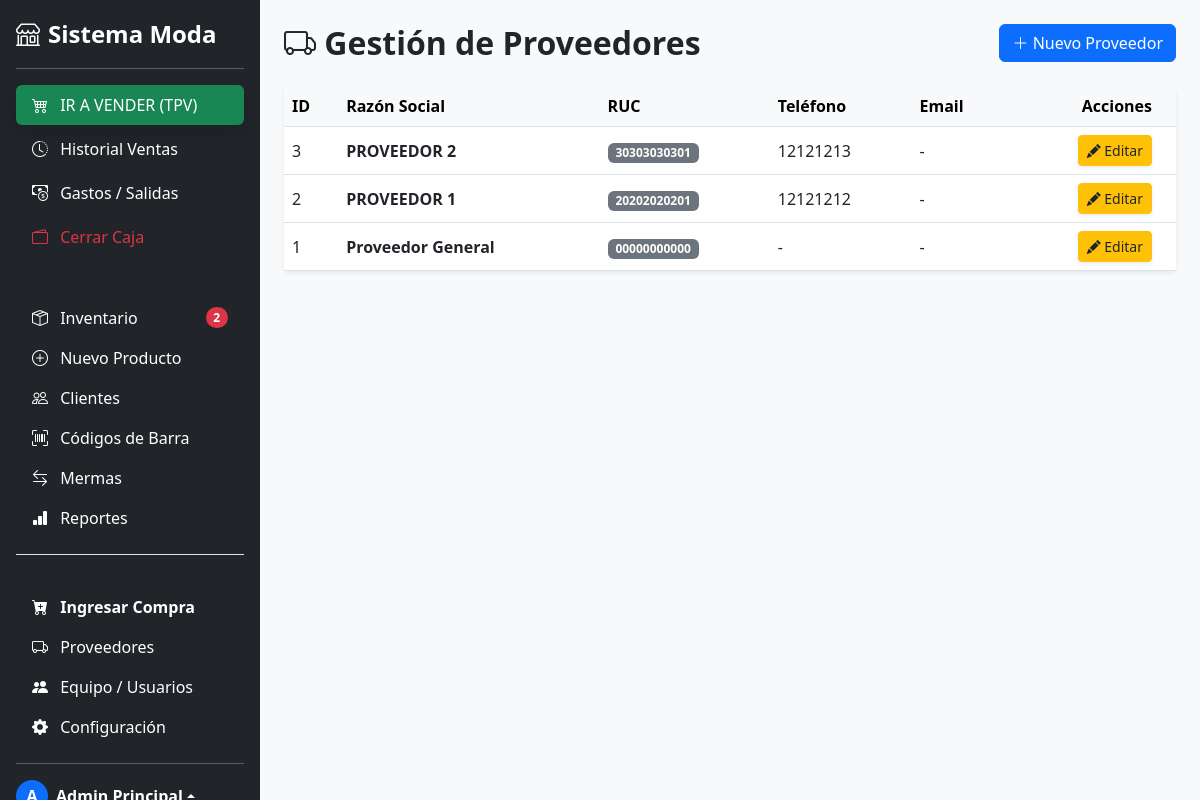
Page /proveedor/index (signed in) on the committed database.
### tables this page shows
CREATE TABLE IF NOT EXISTS `proveedores` (
  `id` int NOT NULL AUTO_INCREMENT,
  `ruc` varchar(20) DEFAULT NULL,
  `razon_social` varchar(150) NOT NULL,
  `telefono` varchar(20) DEFAULT NULL,
  `correo` varchar(100) DEFAULT NULL,
  `direccion` text,
  `activo` tinyint(1) DEFAULT '1',
  `fecha_registro` datetime DEFAULT CURRENT_TIMESTAMP,
  PRIMARY KEY (`id`),
  UNIQUE KEY `ruc` (`ruc`)
);

### app/controllers/ProveedorController.php (called while the page is built, shortened)
<?php
require_once '../app/models/Proveedor.php';
class ProveedorController {
    public function index() {
        $proveedorModel = new Proveedor();
        $proveedores = $proveedorModel->listar();
        require_once '../app/views/proveedores/index.php';
    }
}

### app/models/Proveedor.php (called while the page is built, shortened)
<?php
require_once '../app/core/Database.php';
class Proveedor {
    private $conn;
    public function __construct() {
        $db = new Database();
        $this->conn = $db->getConnection();
    }
    public function listar() {
        $sql = "SELECT * FROM proveedores ORDER BY id DESC";
        $stmt = $this->conn->prepare($sql);
        $stmt->execute();
        return $stmt->fetchAll(PDO::FETCH_ASSOC);
    }
}

### app/core/Database.php (called while the page is built, shortened)
<?php
class Database {
    private $host;
    private $db_name;
    private $username;
    private $password;
    public function __construct() {
        $this->host     = getenv('DB_HOST')     ?: 'localhost';
        $this->db_name  = getenv('DB_NAME')     ?: 'sistema_moda';
        $this->username = getenv('DB_USER')     ?: 'root';
        $this->password = getenv('DB_PASS')     ?: '';
    }
    public function getConnection() {
        $this->conn = null;
        try {
            $this->conn = new PDO(
                "mysql:host=" . $this->host . ";dbname=" . $this->db_name . ";charset=utf8mb4",
                $this->username,
                $this->password
            );
            $this->conn->exec("set names utf8mb4");
            $this->conn->setAttribute(PDO::ATTR_ERRMODE, PDO::ERRMODE_EXCEPTION);
            $this->conn->setAttribute(PDO::ATTR_DEFAULT_FETCH_MODE, PDO::FETCH_ASSOC);
        } catch(PDOException $exception) {
            echo "Error de conexión: " . $exception->getMessage();
        }
        return $this->conn;
    }
}

### app/views/proveedores/index.php (the view, shortened to what this page needs)
<!DOCTYPE html>
<html lang="es">
<head>
    <link href="https://cdn.jsdelivr.net/npm/bootstrap@5.3.0/dist/css/bootstrap.min.css" rel="stylesheet">
    <link rel="stylesheet" href="https://cdn.jsdelivr.net/npm/bootstrap-icons@1.11.0/font/bootstrap-icons.css">
</head>
<body class="bg-light">
<?php include '../app/views/layouts/sidebar.php'; ?>
<div class="main-content-area" style="height: 100vh; overflow-y: auto;">
    <div class="container-fluid p-4">
        <div class="d-flex justify-content-between align-items-center mb-4">
            <h2 class="fw-bold m-0"><i class="bi bi-truck"></i> Gestión de Proveedores</h2>
            <button class="btn btn-primary" data-bs-toggle="modal" data-bs-target="#modalProveedor" onclick="prepararModal()">
                <i class="bi bi-plus-lg"></i> Nuevo Proveedor
            </button>
        </div>
        <div class="card shadow-sm border-0">
            <div class="card-body p-0">
                <div class="table-responsive">
                    <table class="table table-hover align-middle mb-0">
                        <thead class="table-light">
                            <tr>
                                <th>ID</th>
                                <th>Razón Social</th>
                                <th>RUC</th>
                                <th>Teléfono</th>
                                <th>Email</th>
                                <th class="text-end pe-4">Acciones</th>
                            </tr>
                        </thead>
                        <tbody>
                            <?php
                            if(empty($proveedores)): ?>
                                <tr><td colspan="6" class="text-center py-4"><h4>No hay proveedores registrados.</h4></td></tr>
                            <?php else: ?>
                                <?php foreach($proveedores as $p): ?>
                                <tr>
                                    <td><?= $p['id'] ?></td>
                                    <td class="fw-bold"><?= $p['razon_social'] ?></td>
                                    <td><span class="badge bg-secondary"><?= $p['ruc'] ?></span></td>
                                    <td><?= $p['telefono'] ?? '-' ?></td>
                                    <td><?= $p['email'] ?? '-' ?></td>
                                    <td class="text-end pe-4">
                                        <button class="btn btn-sm btn-warning text-dark shadow-sm"
                                            onclick="editarProveedor(<?= $p['id'] ?>, '<?= $p['razon_social'] ?>', '<?= $p['ruc'] ?>', '<?= $p['telefono'] ?>', '<?= $p['correo'] ?>', '<?= $p['direccion'] ?>')">
                                            <i class="bi bi-pencil-fill"></i> Editar
                                        </button>
                                    </td>
                                </tr>
                                <?php endforeach; ?>
                            <?php endif; ?>
                        </tbody>
                    </table>
                </div>
            </div>
        </div>
    </div>
</div>
</body>
</html>

### app/views/proveedores/index.php (style rules this page uses)
@media (min-width: 992px) { .main-content-area { margin-left: 260px; width: calc(100% - 260px); } }

### rows in the picture
proveedores: id "3", razon_social "PROVEEDOR 2", ruc "30303030301", telefono "12121213", email "-"
proveedores: id "2", razon_social "PROVEEDOR 1", ruc "20202020201", telefono "12121212", email "-"
proveedores: id "1", razon_social "Proveedor General", ruc "00000000000", telefono "-", email "-"

### other values in the picture
$stock_bajo "2"
